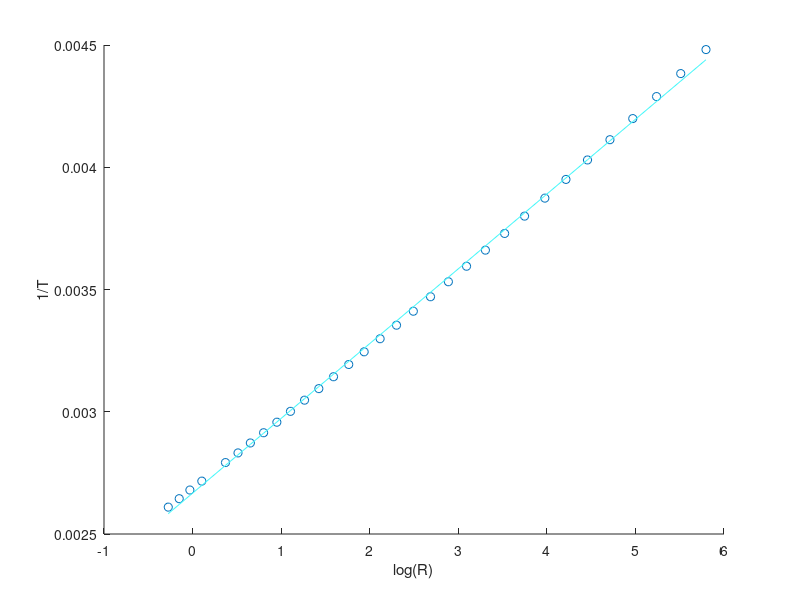

The MATLAB script that drew this image: (Note: this script raises an error after producing the figure.)
%% 5-6
%% Data
clc; close all; clear all;
R = [0.76 0.86 0.97 1.11 1.45 1.67 1.92 2.23 2.59 3.02 3.54 4.16 4.91 ...
     5.83 6.94 8.31 10.00 12.09 14.68 17.96 22.05 27.28 33.89 42.45 ...
     53.39 67.74 86.39 111.30 144.00 188.40 247.50 329.20]';
T_celcius = [110 105 100 95 85 80 75 70 65 60 55 50 45 40 35 30 25 20 ...
    15 10 5 0 -5 -10 -15 -20 -25 -30 -35 -40 -45 -50]';
T = T_celcius + 273.15;
max_poly_degree = 4;
n = length(R);
%% Transform Data
X = log(R);
Y = 1./T;
figure(1)
scatter(X,Y)
xlabel('log(R)')
ylabel('1/T')
%% Apply Linear Regression Model
Legend=cell(max_poly_degree,1);
XX = [ones(n,1) X];
for i=1:max_poly_degree
    b = polyfit(X,Y,i);
    yfit = polyval(b,X);
    e = Y - yfit;
    e_star = e/std(e);
    SSresid = sum(e.^2);
    SStotal = (n-1)*var(Y);
    Rsq = 1 - SSresid/SStotal;
    adjRsq = 1 - SSresid/SStotal * (n-1)/(n-i-1);
    
    figure(1)
    hold on
    plot(X,yfit,'color',rand(1,3));
    Legend{i}=strcat('degree of poly:', num2str(i));
    
    figure(2)
    suptitle('Scatter plots')
    subplot(ceil(sqrt(max_poly_degree)),ceil(sqrt(max_poly_degree)),i)
    plot(e_star,'o');
    hold on
    xx = -1:n+1;
    plot(xx,1.96*ones(size(xx)),'--r')
    hold on
    plot(xx,-1.96*ones(size(xx)),'--r')
    ylim([min(e_star)+-1 max(e_star)+1])
    title(['Scatter plot for poly fit degree ',num2str(i)])
    text(1,-1,sprintf('R^2 = %f\nadjR^2 = %f',Rsq,adjRsq));
end

figure(1)
legend('data',Legend);

%% Steinhart-Hart model

XX = [ones(n,1) X X.^3];
b_steinhart_hart = XX\Y;

figure(3)
subplot(1,2,1)
scatter(X,Y)
title('Scatter Plot')
xlabel('ln(R)')
ylabel('1/T')
hold on
plot(X,b_steinhart_hart(1)+b_steinhart_hart(2)*X+b_steinhart_hart(3)*X.^3,'r')
legend('Data','Steinhart-Hart fit: y = b0 + b1*x + b3*x^3')

subplot(1,2,2)
e_steinhart_hart = Y - (b_steinhart_hart(1)+b_steinhart_hart(2)*X+b_steinhart_hart(3)*X.^3);
se_steinhart_hart = std(e_steinhart_hart);
e_star_steinhart_hart = e_steinhart_hart/se_steinhart_hart;
plot(e_star_steinhart_hart,'o') 
hold on
xx = -1:n+2;
plot(xx,1.96*ones(size(xx)),'--r')
hold on
plot(xx,-1.96*ones(size(xx)),'--r')
title('Diagnostic plot of Steinhart-Hart fit')
legend('e_i/s_e','+1.96','-1.96')
grid on

yresid_steinhart_hart = e_steinhart_hart;
SSresid_steinhart_hart = sum(yresid_steinhart_hart.^2);
SStotal_steinhart_hart = (n-1) * var(Y);
rsq_steinhart_hart = 1 - SSresid/SStotal;
rsq_adj_steinhart_hart = 1 - SSresid/SStotal * (n-1)/(n-3-1);
text(1,-1,sprintf('R^2 = %3.7f\nadjR^2 = %3.7f\n',rsq_steinhart_hart,rsq_adj_steinhart_hart))